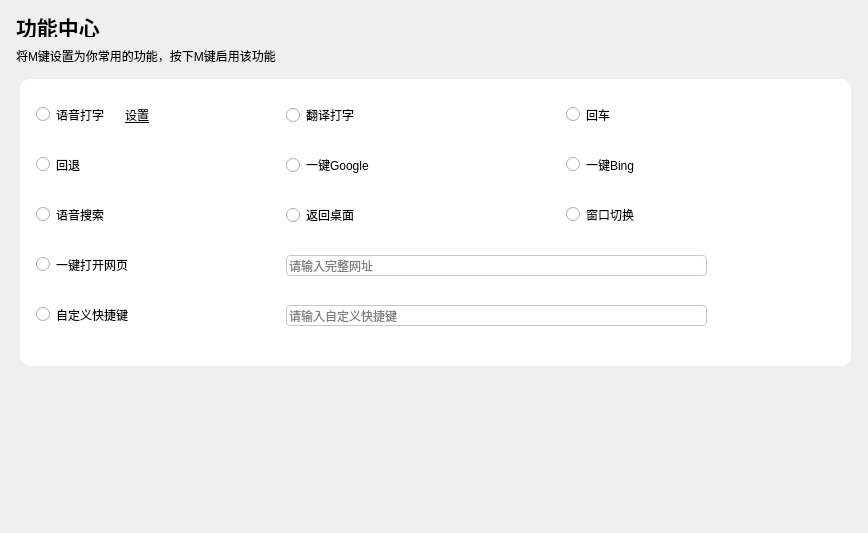
<?xml version="1.0" encoding="UTF-8"?>
<ui version="4.0">
 <class>DialogMKeySet</class>
 <widget class="QDialog" name="DialogMKeySet">
  <property name="geometry">
   <rect>
    <x>0</x>
    <y>0</y>
    <width>868</width>
    <height>533</height>
   </rect>
  </property>
  <property name="windowTitle">
   <string>M键设置</string>
  </property>
  <widget class="QLabel" name="label_3">
   <property name="geometry">
    <rect>
     <x>16</x>
     <y>16</y>
     <width>531</width>
     <height>21</height>
    </rect>
   </property>
   <property name="minimumSize">
    <size>
     <width>100</width>
     <height>0</height>
    </size>
   </property>
   <property name="maximumSize">
    <size>
     <width>600</width>
     <height>16777215</height>
    </size>
   </property>
   <property name="font">
    <font>
     <family>Apple Symbols</family>
     <pointsize>16</pointsize>
     <bold>true</bold>
    </font>
   </property>
   <property name="text">
    <string>功能中心</string>
   </property>
  </widget>
  <widget class="QFrame" name="frame_4">
   <property name="geometry">
    <rect>
     <x>20</x>
     <y>79</y>
     <width>831</width>
     <height>287</height>
    </rect>
   </property>
   <property name="styleSheet">
    <string notr="true">background-color: rgb(255, 255, 255);border-radius:10px;</string>
   </property>
   <widget class="QRadioButton" name="radioButton_6">
    <property name="geometry">
     <rect>
      <x>546</x>
      <y>76</y>
      <width>251</width>
      <height>19</height>
     </rect>
    </property>
    <property name="styleSheet">
     <string notr="true">QRadioButton{border: 0px;}</string>
    </property>
    <property name="text">
     <string>一键Bing</string>
    </property>
   </widget>
   <widget class="QRadioButton" name="radioButton_11">
    <property name="geometry">
     <rect>
      <x>16</x>
      <y>226</y>
      <width>241</width>
      <height>19</height>
     </rect>
    </property>
    <property name="styleSheet">
     <string notr="true">QRadioButton{border: 0px;}</string>
    </property>
    <property name="text">
     <string>自定义快捷键</string>
    </property>
   </widget>
   <widget class="QRadioButton" name="radioButton_8">
    <property name="geometry">
     <rect>
      <x>266</x>
      <y>126</y>
      <width>241</width>
      <height>20</height>
     </rect>
    </property>
    <property name="styleSheet">
     <string notr="true">QRadioButton{border: 0px;}</string>
    </property>
    <property name="text">
     <string>返回桌面</string>
    </property>
   </widget>
   <widget class="QLineEdit" name="lineEditUrl">
    <property name="geometry">
     <rect>
      <x>266</x>
      <y>176</y>
      <width>421</width>
      <height>21</height>
     </rect>
    </property>
    <property name="styleSheet">
     <string notr="true">border:1px solid rgb(200,200,200);border-radius:4px;</string>
    </property>
    <property name="inputMethodHints">
     <set>Qt::InputMethodHint::ImhNone</set>
    </property>
    <property name="inputMask">
     <string/>
    </property>
    <property name="placeholderText">
     <string>请输入完整网址</string>
    </property>
   </widget>
   <widget class="QLineEdit" name="lineEditHotKey">
    <property name="geometry">
     <rect>
      <x>266</x>
      <y>226</y>
      <width>421</width>
      <height>21</height>
     </rect>
    </property>
    <property name="styleSheet">
     <string notr="true">border:1px solid rgb(200,200,200);border-radius:4px;</string>
    </property>
    <property name="inputMask">
     <string/>
    </property>
    <property name="readOnly">
     <bool>false</bool>
    </property>
    <property name="placeholderText">
     <string>请输入自定义快捷键</string>
    </property>
   </widget>
   <widget class="QRadioButton" name="radioButton_5">
    <property name="geometry">
     <rect>
      <x>266</x>
      <y>76</y>
      <width>251</width>
      <height>20</height>
     </rect>
    </property>
    <property name="styleSheet">
     <string notr="true">QRadioButton{border: 0px;}</string>
    </property>
    <property name="text">
     <string>一键Google</string>
    </property>
   </widget>
   <widget class="QRadioButton" name="radioButton_7">
    <property name="geometry">
     <rect>
      <x>16</x>
      <y>126</y>
      <width>231</width>
      <height>19</height>
     </rect>
    </property>
    <property name="styleSheet">
     <string notr="true">QRadioButton{border: 0px;}</string>
    </property>
    <property name="text">
     <string>语音搜索</string>
    </property>
   </widget>
   <widget class="QWidget" name="layoutWidget">
    <property name="geometry">
     <rect>
      <x>16</x>
      <y>16</y>
      <width>241</width>
      <height>40</height>
     </rect>
    </property>
    <layout class="QHBoxLayout" name="horizontalLayout">
     <property name="spacing">
      <number>0</number>
     </property>
     <item>
      <widget class="QRadioButton" name="radioButton_1">
       <property name="styleSheet">
        <string notr="true">QRadioButton{border: 0px;}</string>
       </property>
       <property name="text">
        <string>语音打字</string>
       </property>
      </widget>
     </item>
     <item>
      <spacer name="horizontalSpacer_2">
       <property name="orientation">
        <enum>Qt::Orientation::Horizontal</enum>
       </property>
       <property name="sizeType">
        <enum>QSizePolicy::Policy::Fixed</enum>
       </property>
       <property name="sizeHint" stdset="0">
        <size>
         <width>20</width>
         <height>20</height>
        </size>
       </property>
      </spacer>
     </item>
     <item>
      <widget class="QPushButton" name="pushButton">
       <property name="font">
        <font>
         <underline>true</underline>
        </font>
       </property>
       <property name="cursor">
        <cursorShape>PointingHandCursor</cursorShape>
       </property>
       <property name="text">
        <string>设置</string>
       </property>
       <property name="flat">
        <bool>true</bool>
       </property>
      </widget>
     </item>
     <item>
      <spacer name="horizontalSpacer">
       <property name="orientation">
        <enum>Qt::Orientation::Horizontal</enum>
       </property>
       <property name="sizeHint" stdset="0">
        <size>
         <width>40</width>
         <height>20</height>
        </size>
       </property>
      </spacer>
     </item>
    </layout>
   </widget>
   <widget class="QRadioButton" name="radioButton_3">
    <property name="geometry">
     <rect>
      <x>546</x>
      <y>26</y>
      <width>251</width>
      <height>19</height>
     </rect>
    </property>
    <property name="styleSheet">
     <string notr="true">QRadioButton{border: 0px;}</string>
    </property>
    <property name="text">
     <string>回车</string>
    </property>
   </widget>
   <widget class="QRadioButton" name="radioButton_10">
    <property name="geometry">
     <rect>
      <x>16</x>
      <y>176</y>
      <width>241</width>
      <height>19</height>
     </rect>
    </property>
    <property name="styleSheet">
     <string notr="true">QRadioButton{border: 0px;}</string>
    </property>
    <property name="text">
     <string>一键打开网页</string>
    </property>
   </widget>
   <widget class="QRadioButton" name="radioButton_9">
    <property name="geometry">
     <rect>
      <x>546</x>
      <y>126</y>
      <width>251</width>
      <height>19</height>
     </rect>
    </property>
    <property name="styleSheet">
     <string notr="true">QRadioButton{border: 0px;}</string>
    </property>
    <property name="text">
     <string>窗口切换</string>
    </property>
   </widget>
   <widget class="QRadioButton" name="radioButton_2">
    <property name="geometry">
     <rect>
      <x>266</x>
      <y>26</y>
      <width>251</width>
      <height>20</height>
     </rect>
    </property>
    <property name="styleSheet">
     <string notr="true">QRadioButton{border: 0px;}</string>
    </property>
    <property name="text">
     <string>翻译打字</string>
    </property>
   </widget>
   <widget class="QRadioButton" name="radioButton_4">
    <property name="geometry">
     <rect>
      <x>16</x>
      <y>76</y>
      <width>231</width>
      <height>19</height>
     </rect>
    </property>
    <property name="styleSheet">
     <string notr="true">QRadioButton{border: 0px;}</string>
    </property>
    <property name="text">
     <string>回退</string>
    </property>
   </widget>
  </widget>
  <widget class="QLabel" name="label_11">
   <property name="geometry">
    <rect>
     <x>16</x>
     <y>46</y>
     <width>831</width>
     <height>20</height>
    </rect>
   </property>
   <property name="text">
    <string>将M键设置为你常用的功能，按下M键启用该功能</string>
   </property>
  </widget>
 </widget>
 <resources/>
 <connections/>
</ui>
